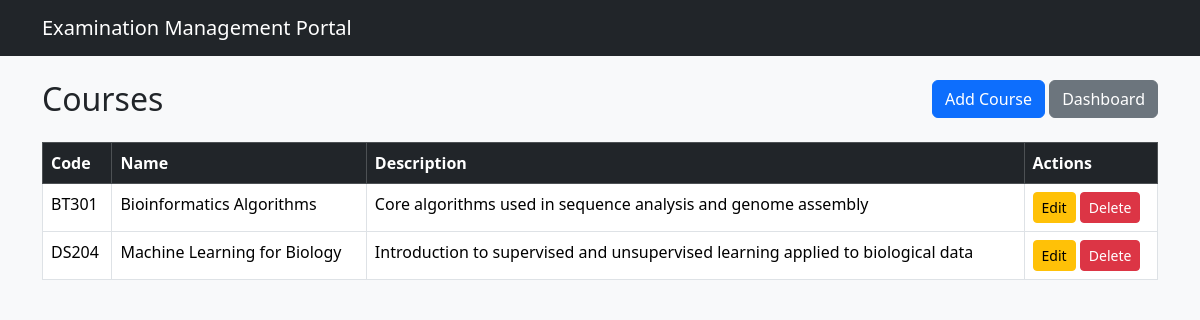
Screenshot of /admin/courses (signed in) with the database file from the repository.
### models.py (models this page shows)
class Course(db.Model):
    __tablename__ = 'courses'
    id = db.Column(db.Integer, primary_key=True)
    code = db.Column(db.String(20), unique=True, nullable=False)
    name = db.Column(db.String(150), nullable=False)
    description = db.Column(db.Text)
    created_at = db.Column(db.DateTime, default=datetime.utcnow)
    exams = db.relationship('Exam', backref='course', lazy=True)

### routes/admin.py (the view)
@admin_bp.route('/courses')
@role_required('admin')
def courses():
    all_courses = Course.query.order_by(Course.code).all()
    return render_template('admin/courses.html', courses=all_courses)

### app.py (called while the page is built)
@login_manager.user_loader
def load_user(user_id):
    return User.query.get(int(user_id))

### templates/admin/courses.html (shortened to what this page needs)
{% extends "base.html" %}
{% block content %}
<div class="d-flex justify-content-between mb-3">
  <h2>Courses</h2>
  <div>
    <a href="{{ url_for('admin.add_course') }}" class="btn btn-primary">Add Course</a>
    <a href="{{ url_for('admin.dashboard') }}" class="btn btn-secondary">Dashboard</a>
  </div>
</div>
<table class="table table-bordered table-hover">
  <thead class="table-dark">
    <tr><th>Code</th><th>Name</th><th>Description</th><th>Actions</th></tr>
  </thead>
  <tbody>
    {% for c in courses %}
    <tr>
      <td>{{ c.code }}</td>
      <td>{{ c.name }}</td>
      <td>{{ c.description or '-' }}</td>
      <td>
        <a href="{{ url_for('admin.edit_course', id=c.id) }}" class="btn btn-sm btn-warning">Edit</a>
        <form action="{{ url_for('admin.delete_course', id=c.id) }}" method="POST" class="d-inline" onsubmit="return confirm('Delete this course?');">
          <button class="btn btn-sm btn-danger">Delete</button>
        </form>
      </td>
    </tr>
    {% else %}
    <tr><td colspan="4" class="text-center">No courses yet.</td></tr>
    {% endfor %}
  </tbody>
</table>
{% endblock %}

### rows the page displays
Course: code "BT301", name "Bioinformatics Algorithms", description "Core algorithms used in sequence analysis and genome assembly"
Course: code "DS204", name "Machine Learning for Biology", description "Introduction to supervised and unsupervised learning applied to biological data"
